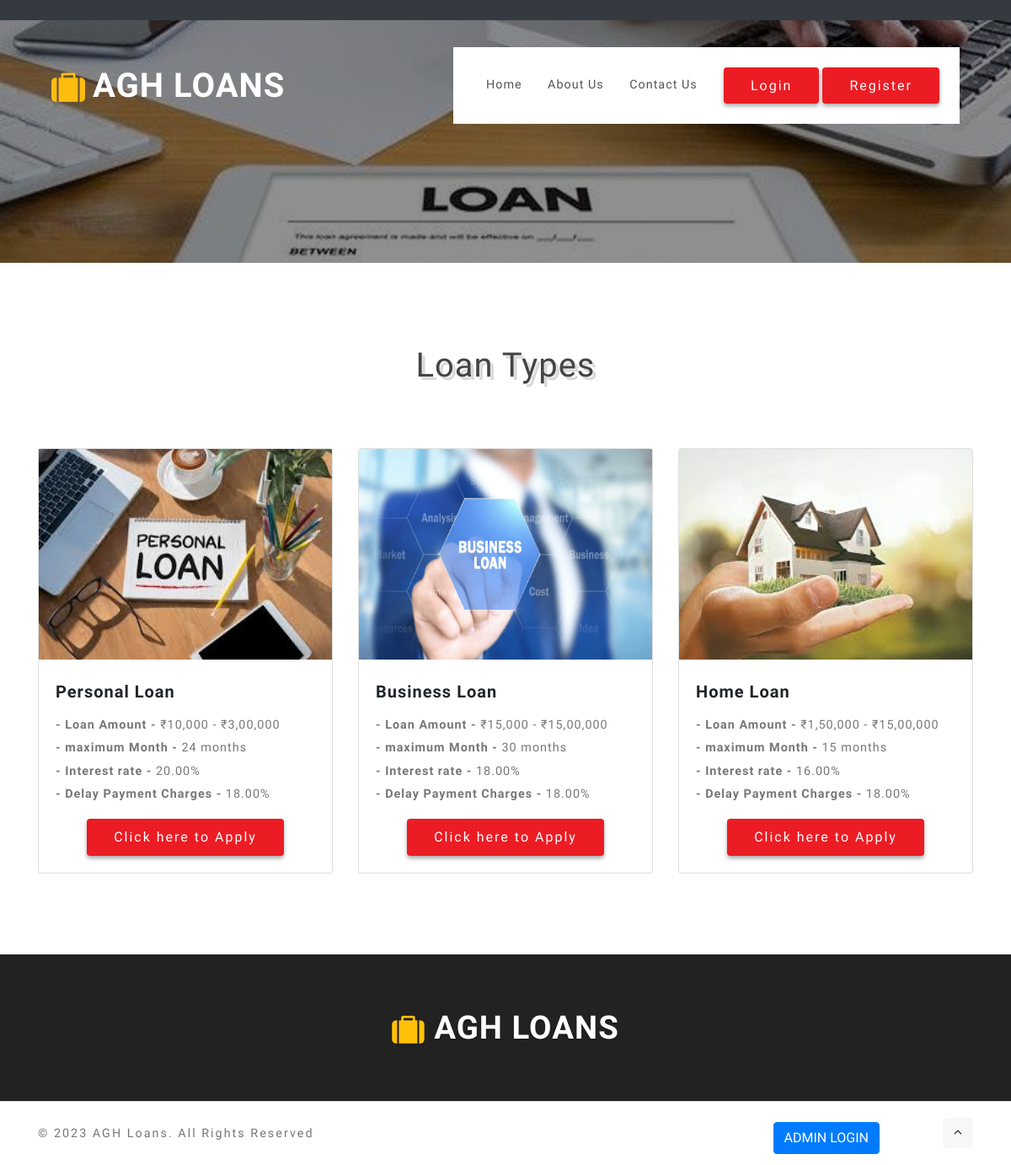
/displayloantypes.php, run on the app's committed database.
### tables this page shows
CREATE TABLE `ltyp_loantypes` (
  `ltyp_id` int(10) NOT NULL,
  `ltyp_loantype` varchar(25) NOT NULL,
  `ltyp_icon` varchar(100) NOT NULL,
  `min_loanamt` double NOT NULL,
  `max_loanamt` double NOT NULL,
  `ltyp_maxmonth` int(10) NOT NULL,
  `ltyp_interestperc` float(10,2) NOT NULL,
  `ltyp_status` varchar(10) NOT NULL
);

CREATE TABLE `dpmt_delaypayment` (
  `dpmt_id` int(10) NOT NULL,
  `dpmt_charge` double(10,2) NOT NULL,
  `dpmt_status` varchar(10) NOT NULL
);

### displayloantypes.php (the view)
<?php
include("header.php");
?>
<section class="content-info py-5">
	<div class="container py-md-5">
		<h3 class="title-w3ls mb-5 text-center">Loan Types</h3>
		<div class="row">
		<?php
		$sql = "SELECT * FROM  ltyp_loantypes WHERE ltyp_status	='Active'";
		$qsql = mysqli_query($con,$sql);
		while($rs = mysqli_fetch_array($qsql))
		{
			if($rs['ltyp_icon'] == "")
			{
				$icon = "images/noimage.png";
			}
			else if(file_exists("imgloantype/".$rs['ltyp_icon']))
			{
				$icon = "imgloantype/".$rs['ltyp_icon'];
			}
			else
			{
				$icon = "images/noimage.png";
			}
		?>
			<div class="col-lg-4 col-md-6 mt-4">
				<div class="thumbnail card">
					<div class="position-relative">
						<img src="<?php echo $icon; ?>" style="height: 250px;width: 100%;" class="img-fluid" alt="">
					</div>
					<div class="blog-info card-body">
						<h4 class=""><?php echo $rs['ltyp_loantype']; ?></h4>
						<p class="mt-2">
						<b>- Loan Amount -</b> <?php echo moneyFormatIndia($rs['min_loanamt']); ?> - <?php echo moneyFormatIndia($rs['max_loanamt']); ?><br>
						<b>- maximum Month -</b>  <?php echo $rs['ltyp_maxmonth']; ?> months<br>
						<b>- Interest rate -</b> <?php echo $rs['ltyp_interestperc']; ?>%<br>
						<b>- Delay Payment Charges -</b> <?php echo $rsdelaypaymentpenaltycharge['dpmt_charge']; ?>%
						</p>
						<div class="read-icon">
							<center><a href="loanapplicationform.php?ltyp_id=<?php echo $rs['ltyp_id']; ?>" class="btn read">Click here to Apply</a></center>
						</div>
					</div>
				</div>
			</div>
		<?php
		}
		?>
		</div>
	</div>
</section>
<?php
include("footer.php");
?>

### css/style.css (style rules this page uses)
html, body { margin: 0; font-size: 100%; background: #fff; scroll-behavior: smooth; font-family: 'Catamaran', sans-serif; }
body a { text-decoration: none; transition: 0.5s all; -webkit-transition: 0.5s all; -moz-transition: 0.5s all; -o-transition: 0.5s all; -ms-transition: 0.5s all; }
h1, h2, h3, h4, h5, h6 { margin: 0; letter-spacing: 1px; font-weight: 600; font-family: 'Catamaran', sans-serif; }
p { font-size: 0.9em; color: #777; line-height: 1.9em; letter-spacing: 1px; }
.read { color: #fff; font-size: 1em; font-weight: 400; letter-spacing: 2px; display: inline-block; border: none; outline: none; background: #ec1c24; -o-border-radius: 50%; -ms-border-radius: 50%; -moz-border-radius: 50%; box-shadow: 0 3px 5px rgba(0, 0, 0, 0.34); -webkit-box-shadow: 0 3px 5px rgba(0, 0, 0, 0.34); -moz-box-shadow: 0 3px 5px rgba(0, 0, 0, 0.34); -o-box-shadow: 0 3px 5px rgba(0, 0, 0, 0.34); -webkit-transition: transform .2s linear, -webkit-box-shadow .2s linear; -moz-transition: transform .2s linear, -moz-box-shadow .2s linear; transition: transform .2s linear, box-shadow .2s linear; padding: 0.6em 2em; }
h3.title-w3ls, h3.title-w3ls.two { font-size: 3em; color: #444; }
.blog-info h4 { text-transform: capitalize; line-height: 36px; font-size: 20px; font-weight: 600; letter-spacing: 1px; }
@media screen and (max-width:1366px) { h3.title-w3ls, h3.title-w3ls.two, h4.tittle { font-size: 2.5em; } }

### header.php (style rules this page uses)
.title-w3ls { font: 400 100px/1.3 'Berkshire Swash', Helvetica, sans-serif; color: #2b2b2b; text-shadow: 1px 1px 0px #ededed, 4px 4px 0px rgba(0,0,0,0.15); }

### data on the page
ltyp_loantypes: ltyp_icon (picture), ltyp_loantype "Personal Loan", min_loanamt "₹10,000", max_loanamt "₹3,00,000", ltyp_maxmonth "24", ltyp_interestperc "20.00"
dpmt_delaypayment: dpmt_charge "18.00"
ltyp_loantypes: ltyp_icon (picture), ltyp_loantype "Business Loan", min_loanamt "₹15,000", max_loanamt "₹15,00,000", ltyp_maxmonth "30", ltyp_interestperc "18.00"
ltyp_loantypes: ltyp_icon (picture), ltyp_loantype "Home Loan", min_loanamt "₹1,50,000", max_loanamt "₹15,00,000", ltyp_maxmonth "15", ltyp_interestperc "16.00"
